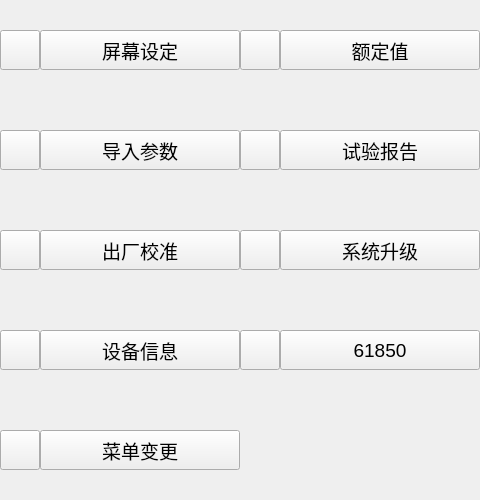
            <widget class="QWidget" name="page_4">
             <layout class="QGridLayout" name="gridLayout_5">
              <property name="leftMargin">
               <number>0</number>
              </property>
              <property name="topMargin">
               <number>0</number>
              </property>
              <property name="rightMargin">
               <number>0</number>
              </property>
              <property name="bottomMargin">
               <number>0</number>
              </property>
              <property name="spacing">
               <number>0</number>
              </property>
              <item row="0" column="0">
               <widget class="QFrame" name="frame_35">
                <property name="minimumSize">
                 <size>
                  <width>0</width>
                  <height>100</height>
                 </size>
                </property>
                <property name="maximumSize">
                 <size>
                  <width>16777215</width>
                  <height>9999</height>
                 </size>
                </property>
                <property name="frameShape">
                 <enum>QFrame::NoFrame</enum>
                </property>
                <property name="frameShadow">
                 <enum>QFrame::Raised</enum>
                </property>
                <layout class="QHBoxLayout" name="horizontalLayout_26">
                 <property name="spacing">
                  <number>0</number>
                 </property>
                 <property name="leftMargin">
                  <number>0</number>
                 </property>
                 <property name="topMargin">
                  <number>0</number>
                 </property>
                 <property name="rightMargin">
                  <number>0</number>
                 </property>
                 <property name="bottomMargin">
                  <number>0</number>
                 </property>
                 <item>
                  <widget class="QToolButton" name="toolButton_25">
                   <property name="minimumSize">
                    <size>
                     <width>40</width>
                     <height>40</height>
                    </size>
                   </property>
                   <property name="maximumSize">
                    <size>
                     <width>40</width>
                     <height>40</height>
                    </size>
                   </property>
                   <property name="text">
                    <string/>
                   </property>
                  </widget>
                 </item>
                 <item>
                  <widget class="QPushButton" name="pushButton_29">
                   <property name="sizePolicy">
                    <sizepolicy hsizetype="Expanding" vsizetype="Fixed">
                     <horstretch>0</horstretch>
                     <verstretch>0</verstretch>
                    </sizepolicy>
                   </property>
                   <property name="minimumSize">
                    <size>
                     <width>200</width>
                     <height>40</height>
                    </size>
                   </property>
                   <property name="maximumSize">
                    <size>
                     <width>9999</width>
                     <height>40</height>
                    </size>
                   </property>
                   <property name="font">
                    <font>
                     <pointsize>14</pointsize>
                    </font>
                   </property>
                   <property name="styleSheet">
                    <string notr="true">QPushButton#m_manualTest{
    background-color: lightblue;   /* Set the background to light blue */
    border: none;                  /* No visible border */
    border-radius: 15px;           /* Rounded corners (adjust as needed) */
}</string>
                   </property>
                   <property name="text">
                    <string>屏幕设定</string>
                   </property>
                  </widget>
                 </item>
                </layout>
               </widget>
              </item>
              <item row="0" column="1">
               <widget class="QFrame" name="frame_36">
                <property name="minimumSize">
                 <size>
                  <width>0</width>
                  <height>100</height>
                 </size>
                </property>
                <property name="maximumSize">
                 <size>
                  <width>16777215</width>
                  <height>9999</height>
                 </size>
                </property>
                <property name="frameShape">
                 <enum>QFrame::NoFrame</enum>
                </property>
                <property name="frameShadow">
                 <enum>QFrame::Raised</enum>
                </property>
                <layout class="QHBoxLayout" name="horizontalLayout_27">
                 <property name="spacing">
                  <number>0</number>
                 </property>
                 <property name="leftMargin">
                  <number>0</number>
                 </property>
                 <property name="topMargin">
                  <number>0</number>
                 </property>
                 <property name="rightMargin">
                  <number>0</number>
                 </property>
                 <property name="bottomMargin">
                  <number>0</number>
                 </property>
                 <item>
                  <widget class="QToolButton" name="toolButton_26">
                   <property name="minimumSize">
                    <size>
                     <width>40</width>
                     <height>40</height>
                    </size>
                   </property>
                   <property name="maximumSize">
                    <size>
                     <width>40</width>
                     <height>40</height>
                    </size>
                   </property>
                   <property name="text">
                    <string/>
                   </property>
                  </widget>
                 </item>
                 <item>
                  <widget class="QPushButton" name="pushButton_30">
                   <property name="sizePolicy">
                    <sizepolicy hsizetype="Expanding" vsizetype="Fixed">
                     <horstretch>0</horstretch>
                     <verstretch>0</verstretch>
                    </sizepolicy>
                   </property>
                   <property name="minimumSize">
                    <size>
                     <width>200</width>
                     <height>40</height>
                    </size>
                   </property>
                   <property name="maximumSize">
                    <size>
                     <width>9999</width>
                     <height>40</height>
                    </size>
                   </property>
                   <property name="font">
                    <font>
                     <pointsize>14</pointsize>
                    </font>
                   </property>
                   <property name="styleSheet">
                    <string notr="true">QPushButton#m_manualTest{
    background-color: lightblue;   /* Set the background to light blue */
    border: none;                  /* No visible border */
    border-radius: 15px;           /* Rounded corners (adjust as needed) */
}</string>
                   </property>
                   <property name="text">
                    <string>额定值</string>
                   </property>
                  </widget>
                 </item>
                </layout>
               </widget>
              </item>
              <item row="1" column="0">
               <widget class="QFrame" name="frame_37">
                <property name="minimumSize">
                 <size>
                  <width>0</width>
                  <height>100</height>
                 </size>
                </property>
                <property name="maximumSize">
                 <size>
                  <width>16777215</width>
                  <height>9999</height>
                 </size>
                </property>
                <property name="frameShape">
                 <enum>QFrame::NoFrame</enum>
                </property>
                <property name="frameShadow">
                 <enum>QFrame::Raised</enum>
                </property>
                <layout class="QHBoxLayout" name="horizontalLayout_28">
                 <property name="spacing">
                  <number>0</number>
                 </property>
                 <property name="leftMargin">
                  <number>0</number>
                 </property>
                 <property name="topMargin">
                  <number>0</number>
                 </property>
                 <property name="rightMargin">
                  <number>0</number>
                 </property>
                 <property name="bottomMargin">
                  <number>0</number>
                 </property>
                 <item>
                  <widget class="QToolButton" name="toolButton_27">
                   <property name="minimumSize">
                    <size>
                     <width>40</width>
                     <height>40</height>
                    </size>
                   </property>
                   <property name="maximumSize">
                    <size>
                     <width>40</width>
                     <height>40</height>
                    </size>
                   </property>
                   <property name="text">
                    <string/>
                   </property>
                  </widget>
                 </item>
                 <item>
                  <widget class="QPushButton" name="pushButton_31">
                   <property name="sizePolicy">
                    <sizepolicy hsizetype="Expanding" vsizetype="Fixed">
                     <horstretch>0</horstretch>
                     <verstretch>0</verstretch>
                    </sizepolicy>
                   </property>
                   <property name="minimumSize">
                    <size>
                     <width>200</width>
                     <height>40</height>
                    </size>
                   </property>
                   <property name="maximumSize">
                    <size>
                     <width>9999</width>
                     <height>40</height>
                    </size>
                   </property>
                   <property name="font">
                    <font>
                     <pointsize>14</pointsize>
                    </font>
                   </property>
                   <property name="styleSheet">
                    <string notr="true">QPushButton#m_manualTest{
    background-color: lightblue;   /* Set the background to light blue */
    border: none;                  /* No visible border */
    border-radius: 15px;           /* Rounded corners (adjust as needed) */
}</string>
                   </property>
                   <property name="text">
                    <string>导入参数</string>
                   </property>
                  </widget>
                 </item>
                </layout>
               </widget>
              </item>
              <item row="1" column="1">
               <widget class="QFrame" name="frame_34">
                <property name="minimumSize">
                 <size>
                  <width>0</width>
                  <height>100</height>
                 </size>
                </property>
                <property name="maximumSize">
                 <size>
                  <width>16777215</width>
                  <height>9999</height>
                 </size>
                </property>
                <property name="frameShape">
                 <enum>QFrame::NoFrame</enum>
                </property>
                <property name="frameShadow">
                 <enum>QFrame::Raised</enum>
                </property>
                <layout class="QHBoxLayout" name="horizontalLayout_25">
                 <property name="spacing">
                  <number>0</number>
                 </property>
                 <property name="leftMargin">
                  <number>0</number>
                 </property>
                 <property name="topMargin">
                  <number>0</number>
                 </property>
                 <property name="rightMargin">
                  <number>0</number>
                 </property>
                 <property name="bottomMargin">
                  <number>0</number>
                 </property>
                 <item>
                  <widget class="QToolButton" name="toolButton_24">
                   <property name="minimumSize">
                    <size>
                     <width>40</width>
                     <height>40</height>
                    </size>
                   </property>
                   <property name="maximumSize">
                    <size>
                     <width>40</width>
                     <height>40</height>
                    </size>
                   </property>
                   <property name="text">
                    <string/>
                   </property>
                  </widget>
                 </item>
                 <item>
                  <widget class="QPushButton" name="pushButton_28">
                   <property name="sizePolicy">
                    <sizepolicy hsizetype="Expanding" vsizetype="Fixed">
                     <horstretch>0</horstretch>
                     <verstretch>0</verstretch>
                    </sizepolicy>
                   </property>
                   <property name="minimumSize">
                    <size>
                     <width>200</width>
                     <height>40</height>
                    </size>
                   </property>
                   <property name="maximumSize">
                    <size>
                     <width>9999</width>
                     <height>40</height>
                    </size>
                   </property>
                   <property name="font">
                    <font>
                     <pointsize>14</pointsize>
                    </font>
                   </property>
                   <property name="styleSheet">
                    <string notr="true">QPushButton#m_manualTest{
    background-color: lightblue;   /* Set the background to light blue */
    border: none;                  /* No visible border */
    border-radius: 15px;           /* Rounded corners (adjust as needed) */
}</string>
                   </property>
                   <property name="text">
                    <string>试验报告</string>
                   </property>
                  </widget>
                 </item>
                </layout>
               </widget>
              </item>
              <item row="2" column="0">
               <widget class="QFrame" name="frame_38">
                <property name="minimumSize">
                 <size>
                  <width>0</width>
                  <height>100</height>
                 </size>
                </property>
                <property name="maximumSize">
                 <size>
                  <width>16777215</width>
                  <height>9999</height>
                 </size>
                </property>
                <property name="frameShape">
                 <enum>QFrame::NoFrame</enum>
                </property>
                <property name="frameShadow">
                 <enum>QFrame::Raised</enum>
                </property>
                <layout class="QHBoxLayout" name="horizontalLayout_29">
                 <property name="spacing">
                  <number>0</number>
                 </property>
                 <property name="leftMargin">
                  <number>0</number>
                 </property>
                 <property name="topMargin">
                  <number>0</number>
                 </property>
                 <property name="rightMargin">
                  <number>0</number>
                 </property>
                 <property name="bottomMargin">
                  <number>0</number>
                 </property>
                 <item>
                  <widget class="QToolButton" name="toolButton_28">
                   <property name="minimumSize">
                    <size>
                     <width>40</width>
                     <height>40</height>
                    </size>
                   </property>
                   <property name="maximumSize">
                    <size>
                     <width>40</width>
                     <height>40</height>
                    </size>
                   </property>
                   <property name="text">
                    <string/>
                   </property>
                  </widget>
                 </item>
                 <item>
                  <widget class="QPushButton" name="pushButton_32">
                   <property name="sizePolicy">
                    <sizepolicy hsizetype="Expanding" vsizetype="Fixed">
                     <horstretch>0</horstretch>
                     <verstretch>0</verstretch>
                    </sizepolicy>
                   </property>
                   <property name="minimumSize">
                    <size>
                     <width>200</width>
                     <height>40</height>
                    </size>
                   </property>
                   <property name="maximumSize">
                    <size>
                     <width>9999</width>
                     <height>40</height>
                    </size>
                   </property>
                   <property name="font">
                    <font>
                     <pointsize>14</pointsize>
                    </font>
                   </property>
                   <property name="styleSheet">
                    <string notr="true">QPushButton#m_manualTest{
    background-color: lightblue;   /* Set the background to light blue */
    border: none;                  /* No visible border */
    border-radius: 15px;           /* Rounded corners (adjust as needed) */
}</string>
                   </property>
                   <property name="text">
                    <string>出厂校准</string>
                   </property>
                  </widget>
                 </item>
                </layout>
               </widget>
              </item>
              <item row="2" column="1">
               <widget class="QFrame" name="frame_33">
                <property name="minimumSize">
                 <size>
                  <width>0</width>
                  <height>100</height>
                 </size>
                </property>
                <property name="maximumSize">
                 <size>
                  <width>16777215</width>
                  <height>9999</height>
                 </size>
                </property>
                <property name="frameShape">
                 <enum>QFrame::NoFrame</enum>
                </property>
                <property name="frameShadow">
                 <enum>QFrame::Raised</enum>
                </property>
                <layout class="QHBoxLayout" name="horizontalLayout_24">
                 <property name="spacing">
                  <number>0</number>
                 </property>
                 <property name="leftMargin">
                  <number>0</number>
                 </property>
                 <property name="topMargin">
                  <number>0</number>
                 </property>
                 <property name="rightMargin">
                  <number>0</number>
                 </property>
                 <property name="bottomMargin">
                  <number>0</number>
                 </property>
                 <item>
                  <widget class="QToolButton" name="toolButton_23">
                   <property name="minimumSize">
                    <size>
                     <width>40</width>
                     <height>40</height>
                    </size>
                   </property>
                   <property name="maximumSize">
                    <size>
                     <width>40</width>
                     <height>40</height>
                    </size>
                   </property>
                   <property name="text">
                    <string/>
                   </property>
                  </widget>
                 </item>
                 <item>
                  <widget class="QPushButton" name="pushButton_27">
                   <property name="sizePolicy">
                    <sizepolicy hsizetype="Expanding" vsizetype="Fixed">
                     <horstretch>0</horstretch>
                     <verstretch>0</verstretch>
                    </sizepolicy>
                   </property>
                   <property name="minimumSize">
                    <size>
                     <width>200</width>
                     <height>40</height>
                    </size>
                   </property>
                   <property name="maximumSize">
                    <size>
                     <width>9999</width>
                     <height>40</height>
                    </size>
                   </property>
                   <property name="font">
                    <font>
                     <pointsize>14</pointsize>
                    </font>
                   </property>
                   <property name="styleSheet">
                    <string notr="true">QPushButton#m_manualTest{
    background-color: lightblue;   /* Set the background to light blue */
    border: none;                  /* No visible border */
    border-radius: 15px;           /* Rounded corners (adjust as needed) */
}</string>
                   </property>
                   <property name="text">
                    <string>系统升级</string>
                   </property>
                  </widget>
                 </item>
                </layout>
               </widget>
              </item>
              <item row="3" column="0">
               <widget class="QFrame" name="frame_39">
                <property name="minimumSize">
                 <size>
                  <width>0</width>
                  <height>100</height>
                 </size>
                </property>
                <property name="maximumSize">
                 <size>
                  <width>16777215</width>
                  <height>9999</height>
                 </size>
                </property>
                <property name="frameShape">
                 <enum>QFrame::NoFrame</enum>
                </property>
                <property name="frameShadow">
                 <enum>QFrame::Raised</enum>
                </property>
                <layout class="QHBoxLayout" name="horizontalLayout_30">
                 <property name="spacing">
                  <number>0</number>
                 </property>
                 <property name="leftMargin">
                  <number>0</number>
                 </property>
                 <property name="topMargin">
                  <number>0</number>
                 </property>
                 <property name="rightMargin">
                  <number>0</number>
                 </property>
                 <property name="bottomMargin">
                  <number>0</number>
                 </property>
                 <item>
                  <widget class="QToolButton" name="toolButton_29">
                   <property name="minimumSize">
                    <size>
                     <width>40</width>
                     <height>40</height>
                    </size>
                   </property>
                   <property name="maximumSize">
                    <size>
                     <width>40</width>
                     <height>40</height>
                    </size>
                   </property>
                   <property name="text">
                    <string/>
                   </property>
                  </widget>
                 </item>
                 <item>
                  <widget class="QPushButton" name="pushButton_33">
                   <property name="sizePolicy">
                    <sizepolicy hsizetype="Expanding" vsizetype="Fixed">
                     <horstretch>0</horstretch>
                     <verstretch>0</verstretch>
                    </sizepolicy>
                   </property>
                   <property name="minimumSize">
                    <size>
                     <width>200</width>
                     <height>40</height>
                    </size>
                   </property>
                   <property name="maximumSize">
                    <size>
                     <width>9999</width>
                     <height>40</height>
                    </size>
                   </property>
                   <property name="font">
                    <font>
                     <pointsize>14</pointsize>
                    </font>
                   </property>
                   <property name="styleSheet">
                    <string notr="true">QPushButton#m_manualTest{
    background-color: lightblue;   /* Set the background to light blue */
    border: none;                  /* No visible border */
    border-radius: 15px;           /* Rounded corners (adjust as needed) */
}</string>
                   </property>
                   <property name="text">
                    <string>设备信息</string>
                   </property>
                  </widget>
                 </item>
                </layout>
               </widget>
              </item>
              <item row="3" column="1">
               <widget class="QFrame" name="frame_70">
                <property name="minimumSize">
                 <size>
                  <width>0</width>
                  <height>100</height>
                 </size>
                </property>
                <property name="maximumSize">
                 <size>
                  <width>16777215</width>
                  <height>9999</height>
                 </size>
                </property>
                <property name="frameShape">
                 <enum>QFrame::NoFrame</enum>
                </property>
                <property name="frameShadow">
                 <enum>QFrame::Raised</enum>
                </property>
                <layout class="QHBoxLayout" name="horizontalLayout_61">
                 <property name="spacing">
                  <number>0</number>
                 </property>
                 <property name="leftMargin">
                  <number>0</number>
                 </property>
                 <property name="topMargin">
                  <number>0</number>
                 </property>
                 <property name="rightMargin">
                  <number>0</number>
                 </property>
                 <property name="bottomMargin">
                  <number>0</number>
                 </property>
                 <item>
                  <widget class="QToolButton" name="toolButton_60">
                   <property name="minimumSize">
                    <size>
                     <width>40</width>
                     <height>40</height>
                    </size>
                   </property>
                   <property name="maximumSize">
                    <size>
                     <width>40</width>
                     <height>40</height>
                    </size>
                   </property>
                   <property name="text">
                    <string/>
                   </property>
                  </widget>
                 </item>
                 <item>
                  <widget class="QPushButton" name="pushButton_64">
                   <property name="sizePolicy">
                    <sizepolicy hsizetype="Expanding" vsizetype="Fixed">
                     <horstretch>0</horstretch>
                     <verstretch>0</verstretch>
                    </sizepolicy>
                   </property>
                   <property name="minimumSize">
                    <size>
                     <width>200</width>
                     <height>40</height>
                    </size>
                   </property>
                   <property name="maximumSize">
                    <size>
                     <width>9999</width>
                     <height>40</height>
                    </size>
                   </property>
                   <property name="font">
                    <font>
                     <pointsize>14</pointsize>
                    </font>
                   </property>
                   <property name="styleSheet">
                    <string notr="true">QPushButton#m_manualTest{
    background-color: lightblue;   /* Set the background to light blue */
    border: none;                  /* No visible border */
    border-radius: 15px;           /* Rounded corners (adjust as needed) */
}</string>
                   </property>
                   <property name="text">
                    <string>61850</string>
                   </property>
                  </widget>
                 </item>
                </layout>
               </widget>
              </item>
              <item row="4" column="0">
               <widget class="QFrame" name="frame_69">
                <property name="minimumSize">
                 <size>
                  <width>0</width>
                  <height>100</height>
                 </size>
                </property>
                <property name="maximumSize">
                 <size>
                  <width>16777215</width>
                  <height>9999</height>
                 </size>
                </property>
                <property name="frameShape">
                 <enum>QFrame::NoFrame</enum>
                </property>
                <property name="frameShadow">
                 <enum>QFrame::Raised</enum>
                </property>
                <layout class="QHBoxLayout" name="horizontalLayout_60">
                 <property name="spacing">
                  <number>0</number>
                 </property>
                 <property name="leftMargin">
                  <number>0</number>
                 </property>
                 <property name="topMargin">
                  <number>0</number>
                 </property>
                 <property name="rightMargin">
                  <number>0</number>
                 </property>
                 <property name="bottomMargin">
                  <number>0</number>
                 </property>
                 <item>
                  <widget class="QToolButton" name="toolButton_59">
                   <property name="minimumSize">
                    <size>
                     <width>40</width>
                     <height>40</height>
                    </size>
                   </property>
                   <property name="maximumSize">
                    <size>
                     <width>40</width>
                     <height>40</height>
                    </size>
                   </property>
                   <property name="text">
                    <string/>
                   </property>
                  </widget>
                 </item>
                 <item>
                  <widget class="QPushButton" name="pushButton_63">
                   <property name="sizePolicy">
                    <sizepolicy hsizetype="Expanding" vsizetype="Fixed">
                     <horstretch>0</horstretch>
                     <verstretch>0</verstretch>
                    </sizepolicy>
                   </property>
                   <property name="minimumSize">
                    <size>
                     <width>200</width>
                     <height>40</height>
                    </size>
                   </property>
                   <property name="maximumSize">
                    <size>
                     <width>9999</width>
                     <height>40</height>
                    </size>
                   </property>
                   <property name="font">
                    <font>
                     <pointsize>14</pointsize>
                    </font>
                   </property>
                   <property name="styleSheet">
                    <string notr="true">QPushButton#m_manualTest{
    background-color: lightblue;   /* Set the background to light blue */
    border: none;                  /* No visible border */
    border-radius: 15px;           /* Rounded corners (adjust as needed) */
}</string>
                   </property>
                   <property name="text">
                    <string>菜单变更</string>
                   </property>
                  </widget>
                 </item>
                </layout>
               </widget>
              </item>
             </layout>
            </widget>
